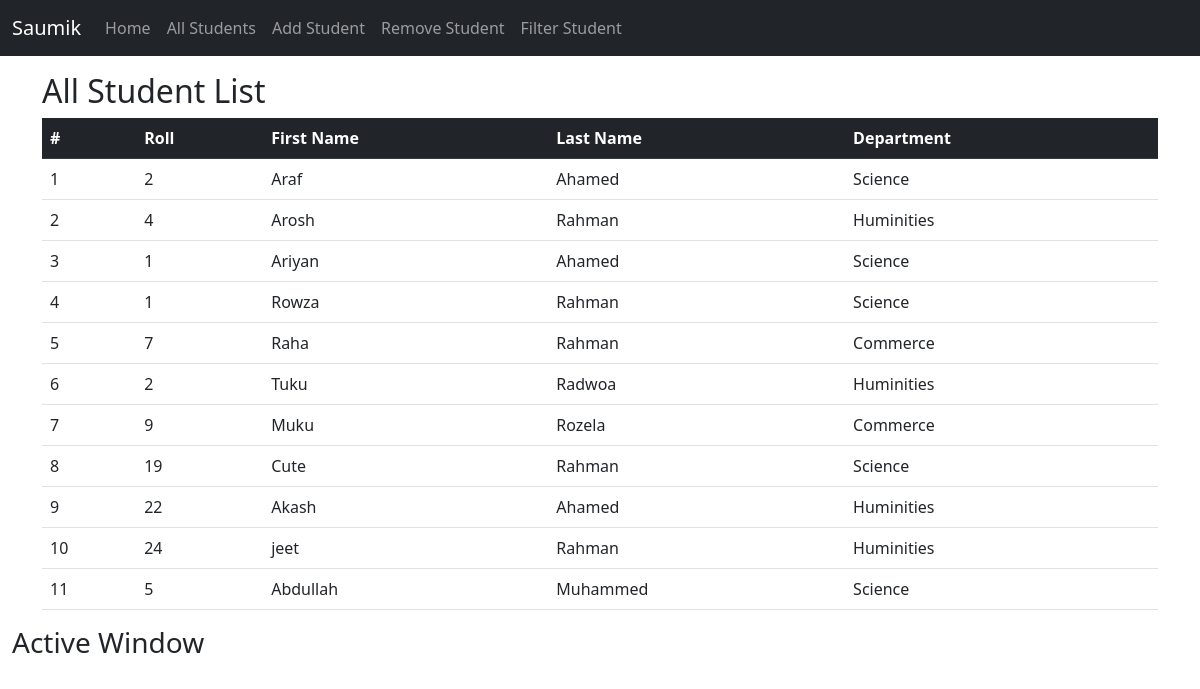
/all_std, run on the app's committed database.
### my_class/models.py (models this page shows, shortened)
class Students_here(models.Model):
    first_name = models.CharField(max_length=100,null=False)
    last_name = models.CharField(max_length=100,null=False)
    dept = models.ForeignKey(Department,on_delete=models.CASCADE)
    roll = models.IntegerField(null=False)

class Department(models.Model):
    name = models.CharField(max_length=100,null=False)
    location = models.CharField(max_length=100,null=False)

### my_class/views.py (the view)
# urls.py: path('all_std',views.all_std,name='all_std'),
def all_std(request):
    stds = Students_here.objects.all()
    context = {
        'stds' : stds
    }
    return render(request,'all_std.html',context)

### my_class/templates/all_std.html
{% extends "base.html" %}
{%block start%}
<div class="container mt-3">
  <h2>All Student List</h2>
  <form action="/add_std" method ="post">
    <table class="table">
      <thead class="table-dark">
        <tr>
          <th>#</th>
          <th>Roll</th>
          <th>First Name</th>
          <th>Last Name</th>
          <th>Department</th>
        </tr>
      </thead>
      {% for std in stds  %}
      <tbody>
        <tr>
          <td>{{std.id}}</td>
          <td>{{std.roll}}</td>
          <td>{{std.first_name}}</td>
          <td>{{std.last_name}}</td>
          <td>{{std.dept.name}}</td>
        </tr>
      </tbody>
      {% endfor %}
    </table>
  </div>
  {%endblock%}

### my_class/templates/base.html (shortened to what this page needs)
<!DOCTYPE html>
<html lang="en">
<head>
  <link href="https://cdn.jsdelivr.net/npm/bootstrap@5.3.0/dist/css/bootstrap.min.css" rel="stylesheet">
</head>
<body>
<nav class="navbar navbar-expand-sm bg-dark navbar-dark">
  <div class="container-fluid">
    <a class="navbar-brand" href="#">Saumik</a>
    <div class="collapse navbar-collapse" id="collapsibleNavbar">
      <ul class="navbar-nav">
        <li class="nav-item">
          <a class="nav-link" href="/">Home</a>
        </li>
        <li class="nav-item">
          <a class="nav-link" href="/all_std">All Students</a>
        </li>
        <li class="nav-item">
          <a class="nav-link" href="/add_std">Add Student</a>
        </li>
         <li class="nav-item">
          <a class="nav-link" href="/remove_std">Remove Student</a>
        </li>
         <li class="nav-item">
          <a class="nav-link" href="/filter_std">Filter Student</a>
        </li>
      </ul>
    </div>
  </div>
</nav>
  {%block start%}
    {%endblock %}
<div class="container-fluid mt-3">
  <h3>Active Window</h3>
</div>
</body>
</html>

### data on the page
Students_here: id "1", roll "2", first_name "Araf", last_name "Ahamed", dept.name "Science"
Students_here: id "2", roll "4", first_name "Arosh", last_name "Rahman", dept.name "Huminities"
Students_here: id "3", roll "1", first_name "Ariyan", last_name "Ahamed", dept.name "Science"
Students_here: id "4", roll "1", first_name "Rowza", last_name "Rahman", dept.name "Science"
Students_here: id "5", roll "7", first_name "Raha", last_name "Rahman", dept.name "Commerce"
Students_here: id "6", roll "2", first_name "Tuku", last_name "Radwoa", dept.name "Huminities"
Students_here: id "7", roll "9", first_name "Muku", last_name "Rozela", dept.name "Commerce"
Students_here: id "8", roll "19", first_name "Cute", last_name "Rahman", dept.name "Science"
Students_here: id "9", roll "22", first_name "Akash", last_name "Ahamed", dept.name "Huminities"
Students_here: id "10", roll "24", first_name "jeet", last_name "Rahman", dept.name "Huminities"
Students_here: id "11", roll "5", first_name "Abdullah", last_name "Muhammed", dept.name "Science"
